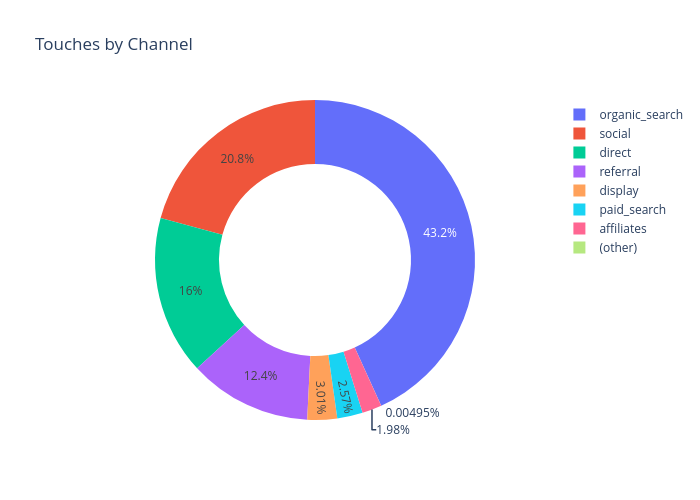

The code cell stored with this chart in its notebook:
### Code cell
## use visualization package to make a donut chart

donut_fig = go.Figure(data=[go.Pie(labels=viz_df['event_name'], values=viz_df['touch_count'], hole=.6)])

donut_fig.update_layout(width=700
                      ,height=500
                      ,title='Touches by Channel') 

donut_fig.show()

### Figure 1 — Plotly figure (JSON) as saved in the notebook; plotly's stock layout.template omitted (floating-point values rounded to 4 significant figures)
{"data": [{"hole": 0.6, "labels": ["organic_search", "social", "direct", "referral", "display", "paid_search", "affiliates", "(other)"], "type": "pie", "values": [52405, 25194, 19461, 15046, 3647, 3122, 2402, 6]}], "layout": {"height": 500, "title": {"text": "Touches by Channel"}, "width": 700}}
